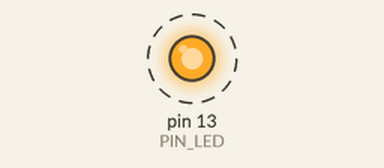
The sketch below on a simulated Arduino Uno, built with avr-gcc and run on an emulated ATmega328P. Shown: output pins drawn as LEDs (lit = HIGH). Dashed ring = blinking.

Above: at 0.5 s.
Timing chart, 0 to 4.6 s (numbered marks = the images above):
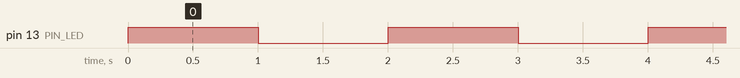

The sketch:

04_example_3.ino
```cpp
#define PIN_LED 13
bool toggle = false;

void setup() {
  pinMode(PIN_LED, OUTPUT);
  Serial.begin(115200);

  digitalWrite(PIN_LED, toggle); //LED 끄기
}

void loop() {
  toggle = !toggle; //toggle LED값
  digitalWrite(PIN_LED, toggle); //LED 상태 업데이트
  delay(1000);
}
```

Measured:
- by itself, pin 13 (PIN_LED): alternates HIGH for 1.0 s and LOW for 1.0 s
